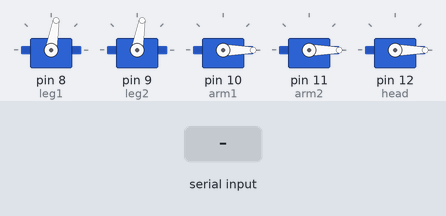
Recording of a sketch running on a simulated Arduino Uno, built with avr-gcc and run on an emulated ATmega328P. Parts: 5 × servo. The inputs (shaded band) are chosen by the test bench. What the sketch prints to the serial monitor is not drawn.

Above: at 0.15 s.
At 0.75 s:
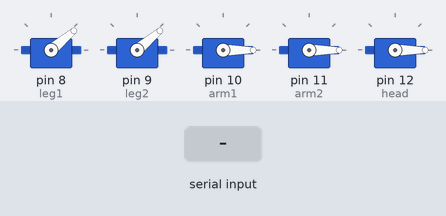
At 1.28 s:
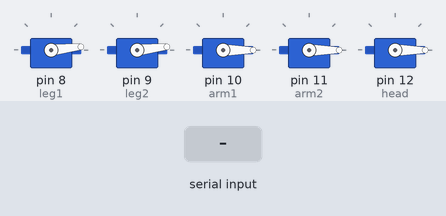
1.3 s: "90,45\n" received over Serial
3.8 s: "30,150\n" received over Serial
6.8 s: "5\n" received over Serial
Timing chart, 0 to 9.8 s (numbered marks = the images above; inputs shaded):
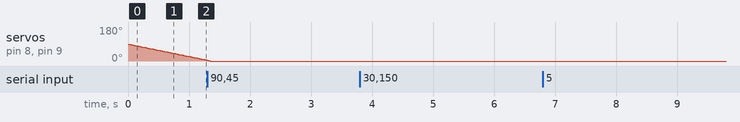

The sketch:

ControlAllServos.ino
```cpp
// I haven't tested this code, so there are probably still bugs in it. But it should hopefully be okay?
// if not, I'll try to be here on time. good luck.

#include <Servo.h>

const int leg1 = 8;
const int leg2 = 9;
const int arm1 = 10;
const int arm2 = 11;
const int head = 12;
const int redLED = 13;
const int greenLED = 14;
const int blueLED = 15;

Servo leg1Servo;
Servo leg2Servo;
Servo arm1Servo;
Servo arm2Servo;
Servo headServo;

int leg1Velocity = 90;
int leg2Velocity = 90;
int arm1Pos = 0;
int arm2Pos = 0;
int headPos = 0;

void setup() {
    // initialize serial:
    Serial.begin(9600);
    leg1Servo.attach(leg1);
    leg2Servo.attach(leg2);
    arm1Servo.attach(arm1);
    arm2Servo.attach(arm2);
    headServo.attach(head);
    leg1Servo.write(leg1Velocity);
    leg2Servo.write(leg2Velocity);
    arm1Servo.write(arm1Pos);
    arm2Servo.write(arm2Pos);
    headServo.write(headPos);
}

void loop() {
    int command[10] = {0,0,0,0,0,0,0,0,0,0};
    int read = 0;
    // read until there aren't any more things to read
    // mod read by the command array size, 1 for testing
    // restructure variables as needed
    while (Serial.available() > 0) {
        command[read] = Serial.parseInt();
        // safety feature to break out of the loop
        if (read >= 10){
            break;
        }
    }
    while (true){
      //Serial.print(command[0]);
        // if there's a difference between current velocity/position,
        // update each item in order, and then delay all. Can add separate
        // delays later with something like booleans to control whether
        // an item should update at any given repetition or something
        // you cs kids figure that out.

        // leg 1, roomba motor
        if (leg1Velocity != command[0]){
            if (leg1Velocity < command[0]){
                leg1Servo.write(++leg1Velocity);
            }
            else if (leg1Velocity > command[0]){
                leg1Servo.write(--leg1Velocity);
            }
        }
        // leg 2, roomba motor
        if (leg2Velocity != command[1]){
            if (leg2Velocity < command[1]){
                leg2Servo.write(++leg2Velocity);
            }
            else if (leg2Velocity > command[1]){
                leg2Servo.write(--leg2Velocity);
            }
        }

        // arm 1, positional servo
        if (arm1Pos != command[2]){
            if (arm1Pos < command[2]){
                arm1Servo.write(++arm1Pos);
            }
            else if (arm1Pos > command[2]){
                arm1Servo.write(--arm1Pos);
            }
        }


        // arm 2, positional servo
        if (arm2Pos != command[3]){
            if (arm2Pos < command[3]){
                arm2Servo.write(++arm2Pos);
            }
            else if (arm2Pos > command[3]){
                arm2Servo.write(--arm2Pos);
            }
        }

        // head, positional servo
        if (headPos != command[4]){
            if (headPos < command[4]){
                headServo.write(++headPos);
            }
            else if (headPos > command[4]){
                headServo.write(--headPos);
            }
        }

        //should probably add a solenoid here or something to make the entire robot bounce

        // if ALL of the things match what they were told to do, then break and read the next command
        // I really hope it gets here and doesn't crash
        if (leg1Velocity == command[0] && leg2Velocity == command[1] && arm1Pos == command[2] && arm2Pos == command[3] && headPos == command[4]){
           Serial.print("Finished");
           break;
        }

        // and then finally do the delay here to make everything not super jumpy
        delay(15);
    }
}
```

Measured:
- after the input at 3.8 s, every drawn part: stays the same
- after the input at 6.8 s, every drawn part: stays the same
